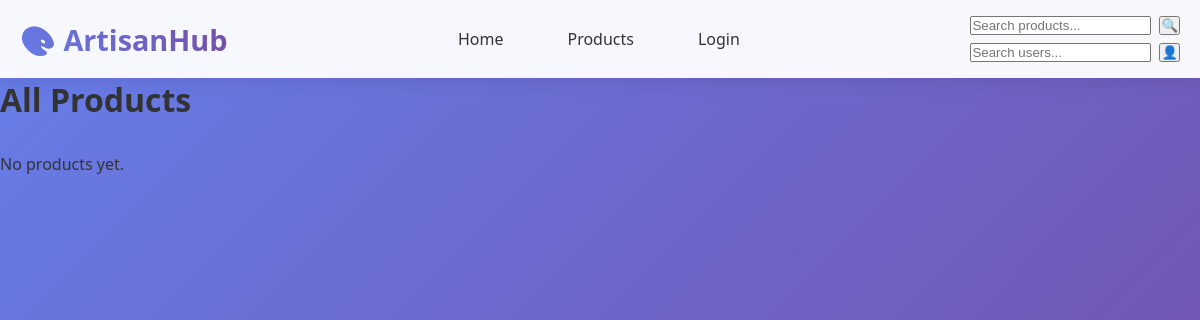
The app's page /, older data.
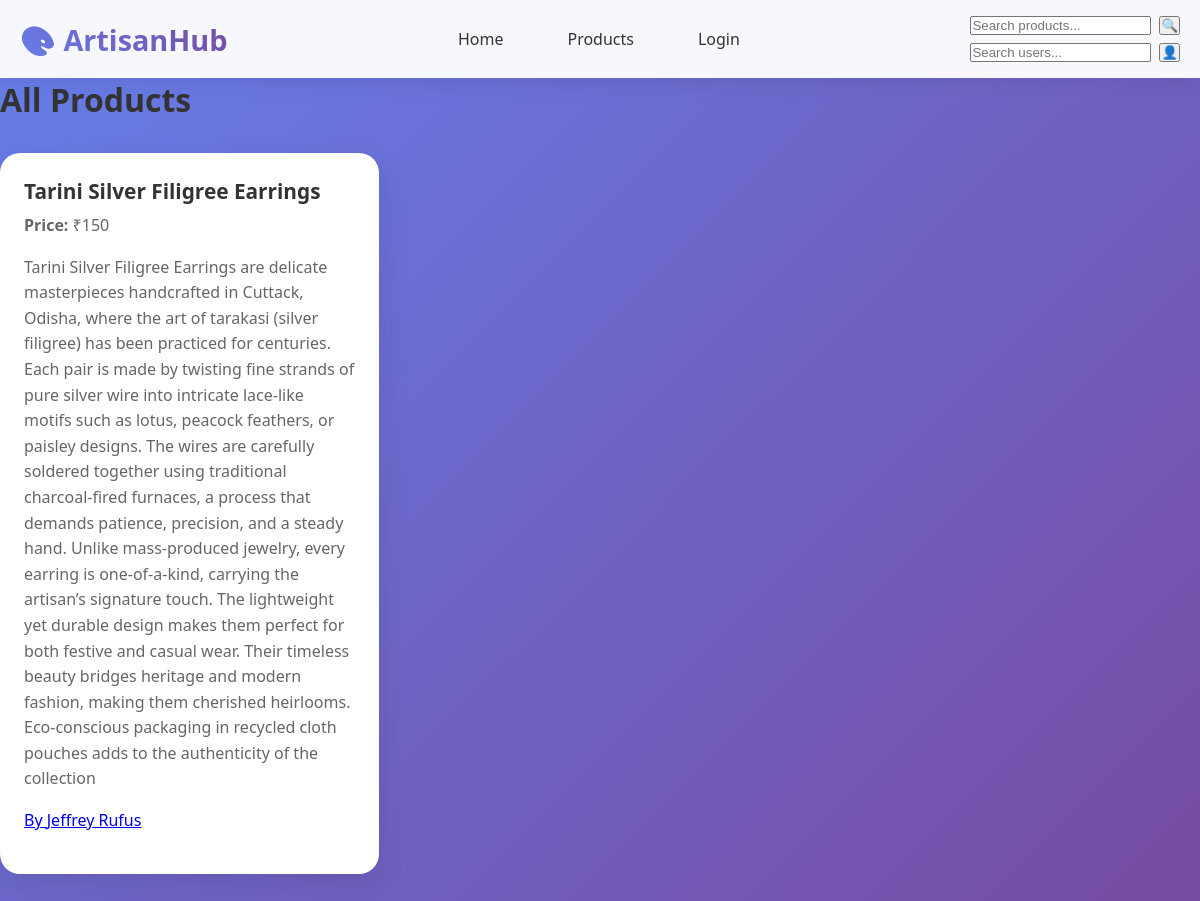
The same page, newer data.
### app_shop.py (models this page shows)
class Product(Base):
    __tablename__ = "products"
    id = Column(Integer, primary_key=True, index=True)
    name = Column(String, index=True)
    details = Column(Text)
    price = Column(String)
    image_path = Column(String)
    user_id = Column(Integer, ForeignKey("users.id"))
    user = relationship("User", back_populates="products")
    __table_args__ = (UniqueConstraint('user_id', 'name', name='unique_user_product'),)

class User(Base):
    __tablename__ = "users"
    id = Column(Integer, primary_key=True, index=True)
    username = Column(String, unique=True, index=True)
    password = Column(String)
    is_admin = Column(Boolean, default=False)
    session_id = Column(String, unique=True, nullable=True)
    products = relationship("Product", back_populates="user")

### app_shop.py (the view)
@app.get("/", response_class=HTMLResponse)
async def homepage(
    request: Request,
    db: Session = Depends(get_db),
    current_user: User = Depends(get_current_user)
):
    products = db.query(Product).order_by(Product.id.desc()).all()
    tpl = env.get_template("index.html")
    return tpl.render(
        title="ArtisanHub - Home",
        products=products,
        current_user=current_user
    )

### shop_data/templates/index.html (shortened to what this page needs)
{% extends 'base.html' %}
{% block content %}
<h1>All Products</h1>
<div class="grid">
  {% for p in products %}
  <div class="card product">
    <h3>{{ p.name }}</h3>
    <p><strong>Price:</strong> ₹{{ p.price }}</p>
    <p>{{ p.details }}</p>
    <p><a href="/user/{{ p.user.username }}">By {{ p.user.username }}</a></p>
  </div>
  {% endfor %}
  {% if products|length == 0 %}
    <p>No products yet.</p>
  {% endif %}
  </div>
{% endblock %}

Row changes from the older to the newer data that the page shows:
added Product: name "Tarini Silver Filigree Earrings", price "150", details "Tarini Silver Filigree Earrings are delicate masterpieces handcrafted in Cuttack, Odisha, where the art of tarakasi (silver filigree) has been practiced for centuries. Each pair is made by twisting fine strands of pure silver wire into intricate lace-like motifs such as lotus, peacock feathers, or paisley designs. The wires are carefully soldered together using traditional charcoal-fired furnaces, a process that demands patience, precision, and a steady hand. Unlike mass-produced jewelry, every earring is one-of-a-kind, carrying the artisan’s signature touch. The lightweight yet durable design makes them perfect for both festive and casual wear. Their timeless beauty bridges heritage and…", user.username "Jeffrey Rufus"
Text that changed along with them:
text no longer shown: "No products yet."
